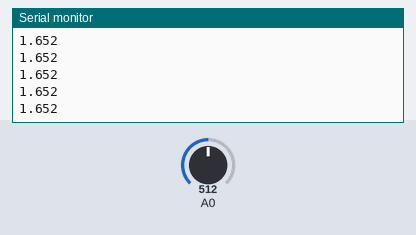
Bench run of a sketch on a simulated Arduino Uno, built with avr-gcc and run on an emulated ATmega328P. Parts: the last lines printed to the serial monitor. The inputs (shaded band) are chosen by the test bench; at power-on: A0 = 512.

Above: at 1.2 s.
1.3 s: A0 set to 716
At 1.31 s:
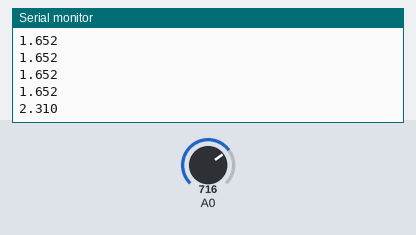
2.8 s: A0 set to 900
At 2.82 s:
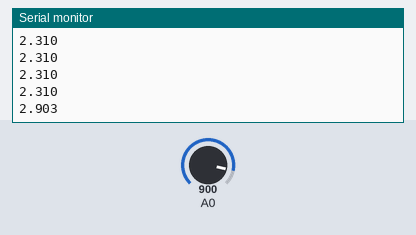
Timing chart, 0 to 5.8 s (numbered marks = the images above; inputs shaded):
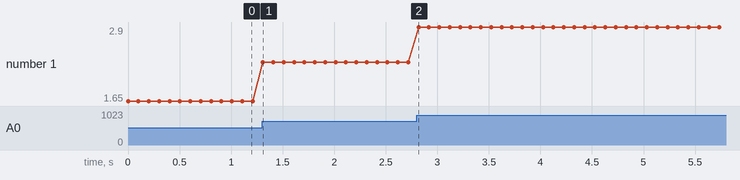

The sketch:

aurdino_glucose.ino
```cpp
void setup() {
  Serial.begin(9600);        // Start serial communication
  analogReference(DEFAULT);  // Use 5V reference for Arduino UNO; change to INTERNAL for 3.3V boards
}

void loop() {
  int analogValue = analogRead(A0);  // Read from analog pin A0 (0 to 1023)

  // Convert to voltage
  float voltage = (analogValue / 1023.0) * 3.3;

  Serial.println(voltage, 3);  // Print voltage with 3 decimal places

  delay(100);  // Sample every 100 ms
}
```

Measured:
- after the input at 1.3 s, the serial monitor: prints a new line at once (image 1)
- after the input at 2.8 s, the serial monitor: prints a new line at once (image 2)
- plotted number 1: 1.65 → 2.31 after the input at 1.3 s, 2.31 → 2.9 after the input at 2.8 s
